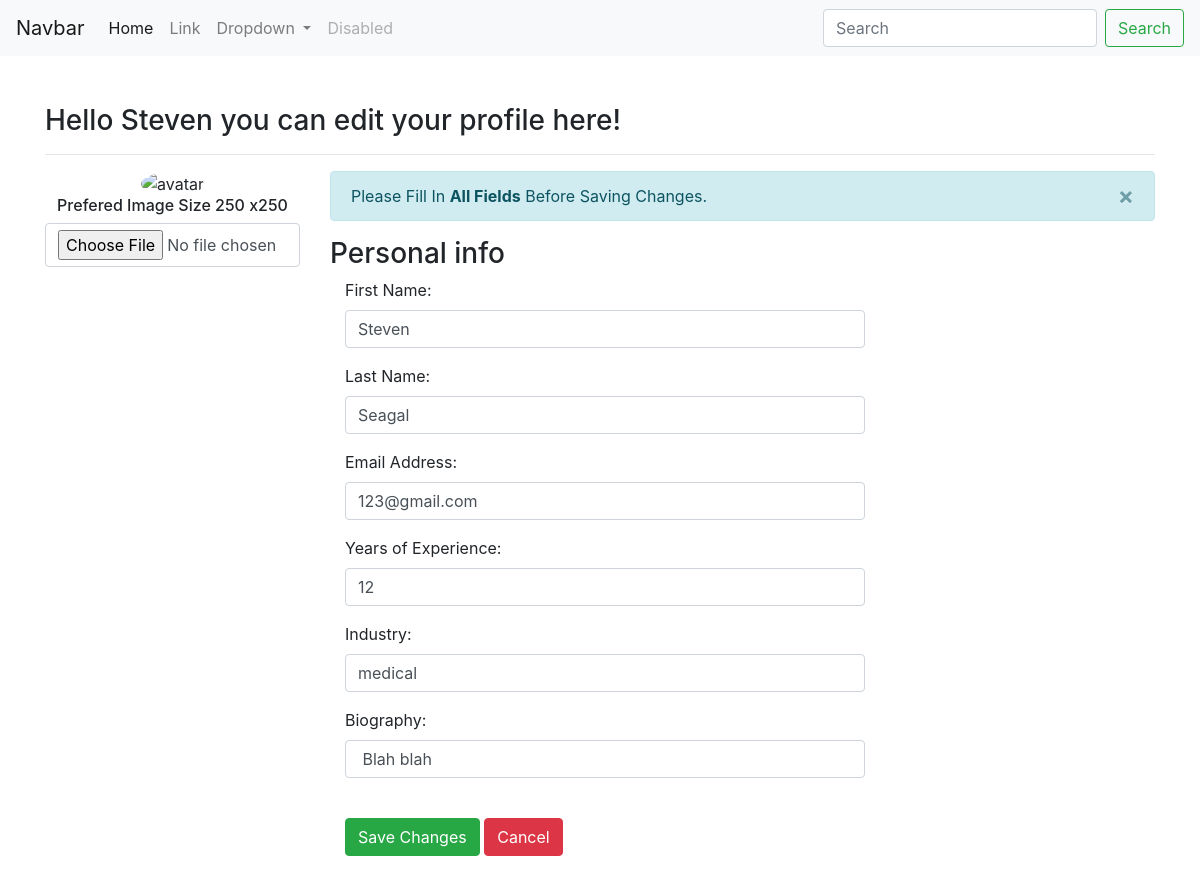
Page /editProfile.php?id=2 on the committed database.
### tables this page shows
CREATE TABLE IF NOT EXISTS `newuser` (
  `id` int(100) NOT NULL AUTO_INCREMENT,
  `first` varchar(128) NOT NULL,
  `last` varchar(128) NOT NULL,
  `uid` varchar(128) NOT NULL,
  `pwd` varchar(1000) NOT NULL,
  `email` varchar(255) NOT NULL,
  `years` int(11) NOT NULL,
  `industry` enum('it','retail','medical','manual labour','academic','accountancy and finance','architecture/design','childcare','drivers','education/training','graduate','hair and beauty','motor industry') DEFAULT NULL,
  `bio` varchar(1000) NOT NULL,
  `userPic` varchar(200) NOT NULL,
  `profile` varchar(200) NOT NULL,
  PRIMARY KEY (`id`)
);

### editProfile.php (the view, shortened to what this page needs)
<?php
include_once("dbh.php");
?>
<?php
$id = $_GET['id'];
$result = mysqli_query($conn, "SELECT * FROM newuser WHERE id=$id");
while($res = mysqli_fetch_array($result))
{
	$firstName = $res['first'];
	$lastName = $res['last'];
    $email = $res['email'];
    $yearsXP = $res['years'];
    $industryType = $res['industry'];
	$bio = $res['bio'];
}
?>
<?php
	require_once 'imageUploadConnection.php';
	if(isset($_GET['id']) && !empty($_GET['id']))
	{
		$id = $_GET['id'];
		$stmt_edit = $conn->prepare('SELECT id,first,last,years,industry,bio,userPic FROM newuser WHERE id =:uid');
		$stmt_edit->execute(array(':uid'=>$id));
		$edit_row = $stmt_edit->fetch(PDO::FETCH_ASSOC);
		extract($edit_row);
	}
	else
	{
		header("Location: userprofile.php");
	}
				?>
<!doctype html>
<html lang="en">
<head>
	<link rel="stylesheet" href="https://maxcdn.bootstrapcdn.com/bootstrap/4.0.0-alpha.6/css/bootstrap.min.css"
>
</head>
<body>
	<header>
	<nav class="navbar navbar-expand-lg navbar-light bg-light">
	<a class="navbar-brand" href="#">Navbar</a>
	<div class="collapse navbar-collapse" id="navbarSupportedContent">
	  <ul class="navbar-nav mr-auto">
		<li class="nav-item active">
		  <a class="nav-link" href="#">Home <span class="sr-only">(current)</span></a>
		</li>
		<li class="nav-item">
		  <a class="nav-link" href="#">Link</a>
		</li>
		<li class="nav-item dropdown">
		  <a class="nav-link dropdown-toggle" href="#" id="navbarDropdown" role="button" data-toggle="dropdown" aria-haspopup="true" aria-expanded="false">
			Dropdown
		  </a>
		</li>
		<li class="nav-item">
		  <a class="nav-link disabled" href="#">Disabled</a>
		</li>
	  </ul>
	  <form class="form-inline my-2 my-lg-0">
		<input class="form-control mr-sm-2" type="search" placeholder="Search" aria-label="Search">
		<button class="btn btn-outline-success my-2 my-sm-0" type="submit">Search</button>
	  </form>
	</div>
  </nav>
</header>
		<br/><br/>
	<form method="post" enctype="multipart/form-data" class="form-horizontal" role="form">
	<div class="container">
    <h3>Hello <?php echo $firstName; ?> you can edit your profile here!</h3>
  	<hr>
	<div class="row">
      <div class="col-md-3">
        <div class="text-center">
		<img src="user_images/<?php echo $userPic; ?>" height="250" width="250" class="rounded-circle" alt="avatar" />
          <h6>Prefered Image Size 250 x250</h6>
          <input type="file" name="user_image" class="form-control" accept="image/*">
        </div>
	  </div>
	  <div class="col-md-9 personal-info">
        <div class="alert alert-info alert-dismissable">
          <a class="panel-close close" data-dismiss="alert">×</a>
          Please Fill In <strong>All Fields</strong> Before Saving Changes.
        </div>
		<h3>Personal info</h3>
		<div class="form-group">
            <label class="col-lg-3 control-label">First Name:</label>
            <div class="col-lg-8">
			<input class="form-control" type="text" name="first_name" value="<?php echo $firstName; ?>" required />
            </div>
		</div>
		<div class="form-group">
            <label class="col-lg-3 control-label">Last Name:</label>
            <div class="col-lg-8">
			<input class="form-control" type="text" name="last_name" value="<?php echo $lastName; ?>" required />
            </div>
		</div>
		<div class="form-group">
            <label class="col-lg-3 control-label">Email Address:</label>
            <div class="col-lg-8">
			<input class="form-control" type="text" name="email_Address" value="<?php echo $email; ?>" required />
            </div>
		</div>
		<div class="form-group">
            <label class="col-lg-3 control-label">Years of Experience:</label>
            <div class="col-lg-8">
			<input class="form-control" type="text" name="years_XP" value="<?php echo $yearsXP; ?>" required />
            </div>
		</div>
		<div class="form-group">
            <label class="col-lg-3 control-label">Industry:</label>
            <div class="col-lg-8">
			<input class="form-control" type="text" name="industry_Type" value="<?php echo $industryType; ?>" required /></td>
            </div>
		</div>
		<div class="form-group">
            <label class="col-lg-3 control-label">Biography:</label>
            <div class="col-lg-8">
			<input class="form-control" type="text" name="biography" value="<?php echo $bio; ?>" required />
            </div>
        </div>
	<div class="form-group">
            <label class="col-md-3 control-label"></label>
            <div class="col-md-8">
			<button type="submit" name="btn_save_updates" class="btn btn-success"> Save Changes</button>
              <button type="submit" name="cancel" class="btn btn-danger">Cancel </button>
            </div>
		  </div>
		  </div>
        </div>
		</div>
</form>
</body>
</html>

### rows in the picture
newuser: first "Steven", first_name "Steven", last_name "Seagal", email_Address "123@gmail.com", years_XP "12", industry_Type "medical", biography "Blah blah"
